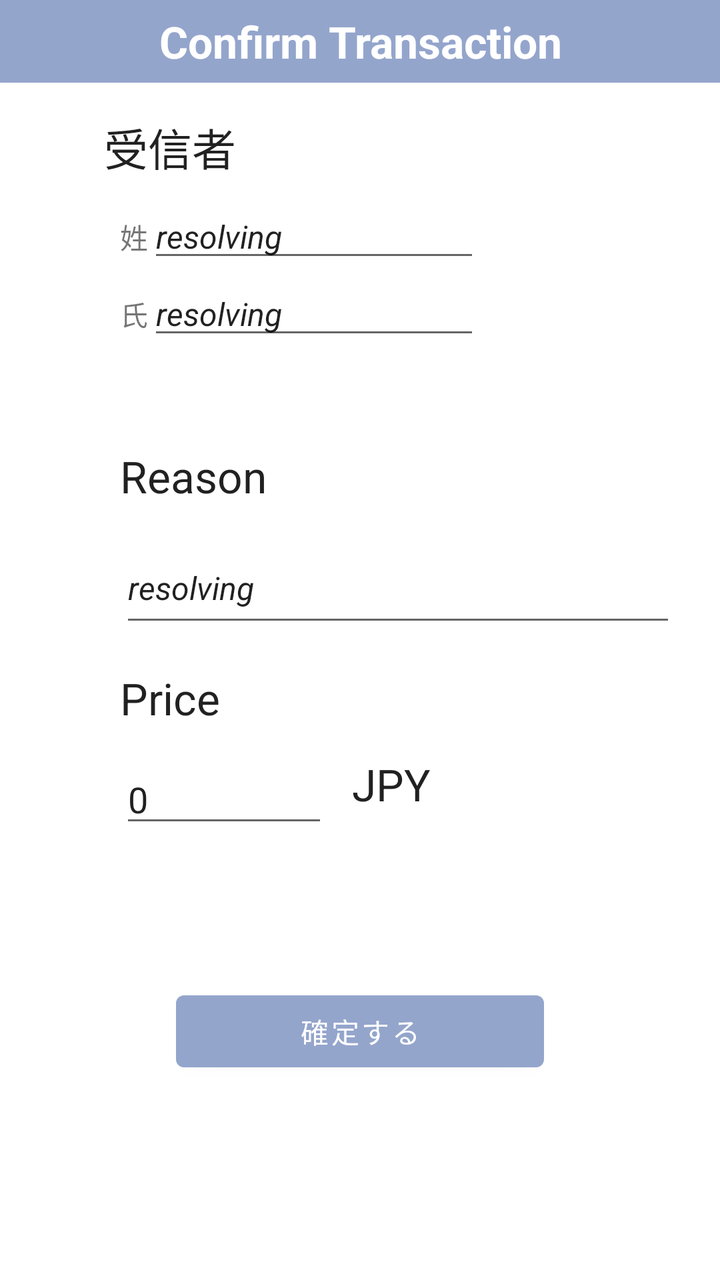
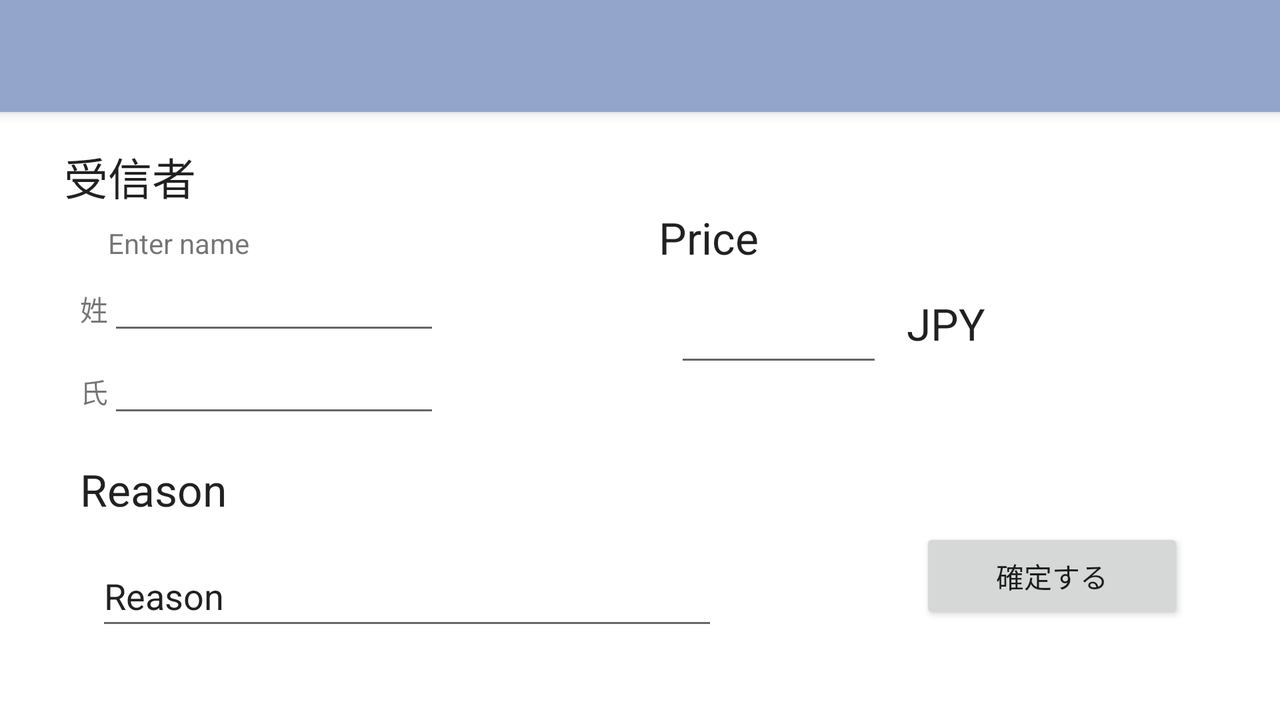

Compare how this app lays out the same screen by default and in its alternative resource folder. The renders come first, then the two layout files and the values they reference.
<!-- AndroidManifest.xml: application theme Theme.AppTheme -->
<!-- res/layout/fragment_send_transaction.xml -->
<?xml version="1.0" encoding="utf-8"?>
<androidx.constraintlayout.widget.ConstraintLayout
    xmlns:android="http://schemas.android.com/apk/res/android"
    xmlns:app="http://schemas.android.com/apk/res-auto"
    android:layout_width="match_parent"
    android:layout_height="match_parent">

    <TextView
        android:id="@+id/label"
        android:layout_width="match_parent"
        android:layout_height="wrap_content"
        android:background="?attr/colorPrimary"
        android:textColor="?attr/colorOnPrimary"
        app:layout_constraintTop_toTopOf="parent"
        android:textAlignment="center"
        android:text="Confirm Transaction"
        android:textSize="22sp"
        android:textStyle="bold"
        android:paddingVertical="6dp"
        />

    <TextView
        android:id="@+id/recipientTextPrompt2"
        android:layout_width="157dp"
        android:layout_height="32dp"
        android:layout_marginStart="52dp"
        android:layout_marginTop="16dp"
        android:text="@string/send_recipient"
        android:textAppearance="@style/TextAppearance.AppCompat.Large"
        android:visibility="visible"
        app:layout_constraintStart_toStartOf="parent"
        app:layout_constraintTop_toBottomOf="@+id/label" />

    <TableLayout
        android:id="@+id/namePanel"
        android:layout_width="189dp"
        android:layout_height="110dp"
        android:layout_marginStart="8dp"
        android:layout_marginTop="8dp"
        android:visibility="visible"
        app:layout_constraintStart_toStartOf="@+id/recipientTextPrompt2"
        app:layout_constraintTop_toBottomOf="@+id/recipientTextPrompt2">

        <TableRow>
            <TextView
                android:layout_width="wrap_content"
                android:layout_height="wrap_content"
                android:layout_column="1"
                android:text="@string/last_name_prompt" />
            <EditText
                android:id="@+id/lastNameEditTextPersona"
                android:layout_width="166dp"
                android:layout_height="wrap_content"
                android:width="200px"
                android:text="resolving"
                android:textAppearance="@style/pendingTextStyle"
                android:imeOptions="actionDone"
                android:inputType="textShortMessage"
                android:singleLine="true" />
        </TableRow>
        <TableRow
            android:layout_width="match_parent"
            android:layout_height="match_parent">
            <TextView
                android:layout_width="wrap_content"
                android:layout_height="wrap_content"
                android:layout_column="1"
                android:text="@string/first_name_prompt" />
            <EditText
                android:id="@+id/firstNameEditTextPersona"
                android:layout_width="wrap_content"
                android:layout_height="wrap_content"
                android:width="200px"
                android:text="resolving"
                android:textAppearance="@style/pendingTextStyle"
                android:imeOptions="actionDone"
                android:inputType="textShortMessage"
                android:singleLine="true" />
        </TableRow>
    </TableLayout>

    <EditText
        android:id="@+id/sendAmountText"
        android:layout_width="104dp"
        android:layout_height="wrap_content"
        android:layout_marginTop="8dp"
        android:ems="10"
        android:imeOptions="actionDone"
        android:inputType="number|numberDecimal"
        android:text="0"
        android:singleLine="true"
        android:visibility="visible"
        app:layout_constraintStart_toStartOf="@+id/namePanel"
        app:layout_constraintTop_toBottomOf="@+id/sendAmountTextPrompt" />

    <TextView
        android:id="@+id/assetNameText"
        android:layout_width="48dp"
        android:layout_height="46dp"
        android:layout_marginStart="12dp"
        android:ems="10"
        android:text="@string/coin_name"
        android:textAppearance="@style/TextAppearance.AppCompat.Large"
        android:visibility="visible"
        app:layout_constraintStart_toEndOf="@+id/sendAmountText"
        app:layout_constraintTop_toTopOf="@+id/sendAmountText" />

    <TextView
        android:id="@+id/sendAmountTextPrompt"
        android:layout_width="164dp"
        android:layout_height="35dp"
        android:layout_marginTop="16dp"
        android:text="@string/send_amount_prompt"
        android:textAppearance="@style/TextAppearance.AppCompat.Large"
        android:visibility="visible"
        app:layout_constraintStart_toStartOf="@+id/namePanel"
        app:layout_constraintTop_toBottomOf="@+id/editTextReason" />

    <TextView
        android:id="@+id/textViewReason"
        android:layout_width="154dp"
        android:layout_height="35dp"
        android:layout_marginTop="16dp"
        android:text="Reason"
        android:textAppearance="@style/TextAppearance.AppCompat.Large"
        android:visibility="visible"
        app:layout_constraintStart_toStartOf="@+id/namePanel"
        app:layout_constraintTop_toBottomOf="@+id/namePanel" />

    <EditText
        android:id="@+id/editTextReason"
        android:layout_width="278dp"
        android:layout_height="52dp"
        android:layout_marginTop="8dp"
        android:ems="10"
        android:imeOptions="actionDone"
        android:inputType="textPersonName"
        android:text="resolving"
        android:textAppearance="@style/pendingTextStyle"
        android:visibility="visible"
        app:layout_constraintStart_toStartOf="@+id/namePanel"
        app:layout_constraintTop_toBottomOf="@+id/textViewReason" />

    <com.google.android.material.button.MaterialButton
        android:id="@+id/confirmSendButton"
        android:layout_width="184dp"
        android:layout_height="wrap_content"
        android:layout_marginStart="8dp"
        android:layout_marginEnd="8dp"
        android:layout_marginBottom="32dp"
        android:clickable="true"
        android:enabled="true"
        android:text="@string/send_confirm_prompt"
        android:visibility="visible"
        app:layout_constraintTop_toBottomOf="@+id/assetNameText"
        app:layout_constraintBottom_toBottomOf="parent"
        app:layout_constraintEnd_toEndOf="parent"
        app:layout_constraintStart_toStartOf="parent" />

</androidx.constraintlayout.widget.ConstraintLayout>
<!-- resources referenced by this layout -->
<resources>
  <string name="coin_name">JPY</string>
  <string name="first_name_prompt">氏</string>
  <string name="last_name_prompt">姓</string>
  <string name="send_amount_prompt">Price</string>
  <string name="send_confirm_prompt">確定する</string>
  <string name="send_recipient">受信者</string>
  <style name="pendingTextStyle" parent="Widget.AppCompat.TextView">
          <item name="android:textStyle">italic</item>
          <item name="android:textColor">?attr/colorPending</item>
          <item name="android:textSize">16sp</item>
      </style>
  <style name="AppDialogTheme" parent="Theme.MaterialComponents.DayNight.Dialog">
          
          <item name="android:windowBackground">?attr/backgroundVariant</item>
  
          <item name="colorPrimaryDark">@color/amber_500</item>
          <item name="android:textColorHighlight">@color/branding_cloud_blue_1</item>
          <item name="colorAccent">@color/branding_cyan</item>
          <item name="colorControlNormal">@color/teal_200</item>
  
          <item name="android:colorBackground">@color/white</item>
          <item name="colorBackground">@color/white</item>
          <item name="colorOnBackground">@color/black</item>
          <item name="colorError">@color/burgundy</item>
          <item name="colorOnError">@color/white</item>
  
          
          <item name="colorPrimary">@color/branding_cloud_blue_1</item>
          <item name="colorPrimaryVariant">@color/branding_dkgray</item>
          <item name="colorOnPrimary">@color/white</item>
  
          
          <item name="colorSecondary">@color/branding_dkcyan</item>
          <item name="colorSecondaryVariant">@color/branding_cyan</item>
          <item name="colorOnSecondary">@color/white</item>
  
          
          <item name="android:windowNoTitle">true</item>
          <item name="android:windowTitleStyle">@style/DialogWindowTitle</item>
          <item name="android:windowFullscreen">false</item>
          <item name="android:windowIsFloating">true</item>
          <item name="android:windowCloseOnTouchOutside">true</item>
      </style>
  <color name="white">#FFFFFFFF</color>
  <color name="black">#FF000000</color>
  <color name="burgundy">#CC0000</color>
  <color name="red_100">#FFCDD2</color>
  <color name="branding_cloud_blue_1">#94A5CC</color>
  <color name="branding_dkgray">#3E5063</color>
  <color name="branding_dkcyan">#26C5F4</color>
  <color name="branding_cyan">#67CFEE</color>
  <color name="gray_200">#EEEEEE</color>
  <color name="gray_400">#BDBDBD</color>
  <color name="gray_700">#616161</color>
  <color name="teal_700">#FF018786</color>
  <color name="amber_700">#FFA000</color>
  <color name="green_700">#388E3C</color>
  <color name="brandingConfirmedStatus">#6D6E71</color>
  <color name="amber_500">#FFC107</color>
  <color name="teal_200">#FF03DAC5</color>
  <style name="DialogWindowTitle" parent="Base.DialogWindowTitle.AppCompat">
          <item name="android:background">?attr/colorPrimaryVariant</item>
          <item name="android:gravity">center</item>
          <item name="android:layout_gravity">center</item>
          <item name="android:textAlignment">center</item>
          <item name="android:textAppearance">@style/DialogWindowTitleText</item>
      </style>
  <style name="DialogWindowTitleText" parent="@android:style/TextAppearance.DialogWindowTitle">
          <item name="android:textSize">24sp</item>
          <item name="android:textStyle">bold</item>
          <item name="android:textColor">?attr/colorOnPrimary</item>
      </style>
</resources>
<!-- res/layout-land/fragment_send_transaction.xml (the author's variant of the layout above) -->
<!-- drawn on the phone turned sideways -->
<?xml version="1.0" encoding="utf-8"?>
<androidx.coordinatorlayout.widget.CoordinatorLayout  xmlns:android="http://schemas.android.com/apk/res/android"
    xmlns:app="http://schemas.android.com/apk/res-auto"
    xmlns:tools="http://schemas.android.com/tools"
    android:layout_width="match_parent"
    android:layout_height="match_parent"
    tools:context=".sendtxn.SendTransactionActivity">

    <com.google.android.material.appbar.AppBarLayout
        android:layout_width="match_parent"
        android:layout_height="wrap_content"
        android:theme="@style/AppTheme.AppBarOverlay">

        <androidx.appcompat.widget.Toolbar
            android:id="@+id/toolbar"
            android:layout_width="match_parent"
            android:layout_height="?attr/actionBarSize"
            android:background="?attr/colorPrimary"
            app:popupTheme="@style/AppTheme.PopupOverlay" />

    </com.google.android.material.appbar.AppBarLayout>

    <androidx.constraintlayout.widget.ConstraintLayout xmlns:android="http://schemas.android.com/apk/res/android"
        xmlns:app="http://schemas.android.com/apk/res-auto"
        xmlns:tools="http://schemas.android.com/tools"
        android:layout_width="match_parent"
        android:layout_height="match_parent"
        app:layout_behavior="@string/appbar_scrolling_view_behavior"
        tools:context=".SendToContactActivity"
        tools:showIn="@layout/activity_send_to_contact">

        <TextView
            android:id="@+id/recipientTextPrompt2"
            android:layout_width="157dp"
            android:layout_height="32dp"
            android:layout_marginStart="32dp"
            android:layout_marginTop="16dp"
            android:text="@string/send_recipient"
            android:textAppearance="@style/TextAppearance.AppCompat.Large"
            android:visibility="visible"
            app:layout_constraintStart_toStartOf="parent"
            app:layout_constraintTop_toTopOf="parent" />

        <TableLayout
            android:id="@+id/namePanel"
            android:layout_width="189dp"
            android:layout_height="110dp"
            android:layout_marginStart="8dp"
            android:layout_marginTop="8dp"
            android:visibility="visible"
            app:layout_constraintStart_toStartOf="@+id/recipientTextPrompt2"
            app:layout_constraintTop_toBottomOf="@+id/recipientTextPrompt2">


            <TableRow>

                <TextView
                    android:layout_width="wrap_content"
                    android:layout_height="wrap_content"
                    android:layout_column="1"
                    android:text="" />

                <TextView
                    android:layout_width="wrap_content"
                    android:layout_height="wrap_content"
                    android:layout_column="2"
                    android:text="@string/enter_name_prompt" />


            </TableRow>


            <TableRow>

                <TextView
                    android:layout_width="wrap_content"
                    android:layout_height="wrap_content"
                    android:layout_column="1"
                    android:text="@string/last_name_prompt" />

                <EditText
                    android:id="@+id/lastNameEditTextPersona"
                    android:layout_width="166dp"
                    android:layout_height="wrap_content"
                    android:width="200px"
                    android:imeOptions="actionDone"
                    android:inputType="textShortMessage"
                    android:singleLine="true" />

            </TableRow>


            <TableRow
                android:layout_width="match_parent"
                android:layout_height="match_parent">

                <TextView
                    android:layout_width="wrap_content"
                    android:layout_height="wrap_content"
                    android:layout_column="1"
                    android:text="@string/first_name_prompt" />

                <EditText
                    android:id="@+id/firstNameEditTextPersona"
                    android:layout_width="wrap_content"
                    android:layout_height="wrap_content"
                    android:width="200px"
                    android:imeOptions="actionDone"
                    android:inputType="textShortMessage"
                    android:singleLine="true" />

            </TableRow>

        </TableLayout>


        <EditText
            android:id="@+id/sendAmountText"
            android:layout_width="104dp"
            android:layout_height="wrap_content"
            android:layout_marginStart="8dp"
            android:layout_marginTop="8dp"
            android:ems="10"
            android:imeOptions="actionDone"
            android:inputType="number|numberDecimal"
            android:numeric="integer|decimal"
            android:singleLine="true"
            android:visibility="visible"
            app:layout_constraintStart_toStartOf="@+id/sendAmountTextPrompt"
            app:layout_constraintTop_toBottomOf="@+id/sendAmountTextPrompt" />

        <TextView
            android:id="@+id/assetNameText"
            android:layout_width="48dp"
            android:layout_height="46dp"
            android:layout_marginStart="12dp"
            android:ems="10"
            android:text="@string/coin_name"
            android:textAppearance="@style/TextAppearance.AppCompat.Large"
            android:visibility="visible"
            app:layout_constraintStart_toEndOf="@+id/sendAmountText"
            app:layout_constraintTop_toTopOf="@+id/sendAmountText" />

        <TextView
            android:id="@+id/sendAmountTextPrompt"
            android:layout_width="164dp"
            android:layout_height="35dp"
            android:layout_marginStart="96dp"
            android:layout_marginTop="32dp"
            android:layout_marginEnd="8dp"
            android:text="@string/send_amount_prompt"
            android:textAppearance="@style/TextAppearance.AppCompat.Large"
            android:visibility="visible"
            app:layout_constraintEnd_toEndOf="parent"
            app:layout_constraintHorizontal_bias="0.031"
            app:layout_constraintStart_toEndOf="@+id/namePanel"
            app:layout_constraintTop_toTopOf="@+id/recipientTextPrompt2" />

        <Button
            android:id="@+id/confirmSendButton"
            android:layout_width="132dp"
            android:layout_height="wrap_content"
            android:layout_marginEnd="48dp"
            android:layout_marginBottom="48dp"
            android:clickable="true"
            android:enabled="true"
            android:text="@string/send_confirm_prompt"
            android:visibility="visible"
            app:layout_constraintBottom_toBottomOf="parent"
            app:layout_constraintEnd_toEndOf="parent" />

        <TextView
            android:id="@+id/textViewReason"
            android:layout_width="154dp"
            android:layout_height="35dp"
            android:layout_marginStart="8dp"
            android:layout_marginTop="8dp"
            android:text="Reason"
            android:textAppearance="@style/TextAppearance.AppCompat.Large"
            android:visibility="visible"
            app:layout_constraintStart_toStartOf="@+id/recipientTextPrompt2"
            app:layout_constraintTop_toBottomOf="@+id/namePanel" />

        <EditText
            android:id="@+id/editTextReason"
            android:layout_width="311dp"
            android:layout_height="47dp"
            android:layout_marginStart="8dp"
            android:layout_marginTop="8dp"
            android:ems="10"
            android:imeOptions="actionDone"
            android:inputType="textPersonName"
            android:text="Reason"
            android:textSize="18sp"
            android:visibility="visible"
            app:layout_constraintStart_toStartOf="@+id/textViewReason"
            app:layout_constraintTop_toBottomOf="@+id/textViewReason" />

    </androidx.constraintlayout.widget.ConstraintLayout>

</androidx.coordinatorlayout.widget.CoordinatorLayout >
<!-- resources referenced by the variant -->
<!-- as the phone turned sideways resolves them -->
<resources>
  <string name="coin_name">JPY</string>
  <string name="enter_name_prompt">Enter name</string>
  <string name="first_name_prompt">氏</string>
  <string name="last_name_prompt">姓</string>
  <string name="send_amount_prompt">Price</string>
  <string name="send_confirm_prompt">確定する</string>
  <string name="send_recipient">受信者</string>
  <style name="AppTheme.AppBarOverlay" parent="ThemeOverlay.MaterialComponents.Dark.ActionBar" />
  <style name="AppTheme.PopupOverlay" parent="ThemeOverlay.MaterialComponents.Light" />
  <style name="AppDialogTheme" parent="Theme.MaterialComponents.DayNight.Dialog">
          
          <item name="android:windowBackground">?attr/backgroundVariant</item>
  
          <item name="colorPrimaryDark">@color/amber_500</item>
          <item name="android:textColorHighlight">@color/branding_cloud_blue_1</item>
          <item name="colorAccent">@color/branding_cyan</item>
          <item name="colorControlNormal">@color/teal_200</item>
  
          <item name="android:colorBackground">@color/white</item>
          <item name="colorBackground">@color/white</item>
          <item name="colorOnBackground">@color/black</item>
          <item name="colorError">@color/burgundy</item>
          <item name="colorOnError">@color/white</item>
  
          
          <item name="colorPrimary">@color/branding_cloud_blue_1</item>
          <item name="colorPrimaryVariant">@color/branding_dkgray</item>
          <item name="colorOnPrimary">@color/white</item>
  
          
          <item name="colorSecondary">@color/branding_dkcyan</item>
          <item name="colorSecondaryVariant">@color/branding_cyan</item>
          <item name="colorOnSecondary">@color/white</item>
  
          
          <item name="android:windowNoTitle">true</item>
          <item name="android:windowTitleStyle">@style/DialogWindowTitle</item>
          <item name="android:windowFullscreen">false</item>
          <item name="android:windowIsFloating">true</item>
          <item name="android:windowCloseOnTouchOutside">true</item>
      </style>
  <color name="white">#FFFFFFFF</color>
  <color name="black">#FF000000</color>
  <color name="burgundy">#CC0000</color>
  <color name="red_100">#FFCDD2</color>
  <color name="branding_cloud_blue_1">#94A5CC</color>
  <color name="branding_dkgray">#3E5063</color>
  <color name="branding_dkcyan">#26C5F4</color>
  <color name="branding_cyan">#67CFEE</color>
  <color name="gray_200">#EEEEEE</color>
  <color name="gray_400">#BDBDBD</color>
  <color name="gray_700">#616161</color>
  <color name="teal_700">#FF018786</color>
  <color name="amber_700">#FFA000</color>
  <color name="green_700">#388E3C</color>
  <color name="brandingConfirmedStatus">#6D6E71</color>
  <color name="amber_500">#FFC107</color>
  <color name="teal_200">#FF03DAC5</color>
  <style name="DialogWindowTitle" parent="Base.DialogWindowTitle.AppCompat">
          <item name="android:background">?attr/colorPrimaryVariant</item>
          <item name="android:gravity">center</item>
          <item name="android:layout_gravity">center</item>
          <item name="android:textAlignment">center</item>
          <item name="android:textAppearance">@style/DialogWindowTitleText</item>
      </style>
  <style name="DialogWindowTitleText" parent="@android:style/TextAppearance.DialogWindowTitle">
          <item name="android:textSize">24sp</item>
          <item name="android:textStyle">bold</item>
          <item name="android:textColor">?attr/colorOnPrimary</item>
      </style>
</resources>
